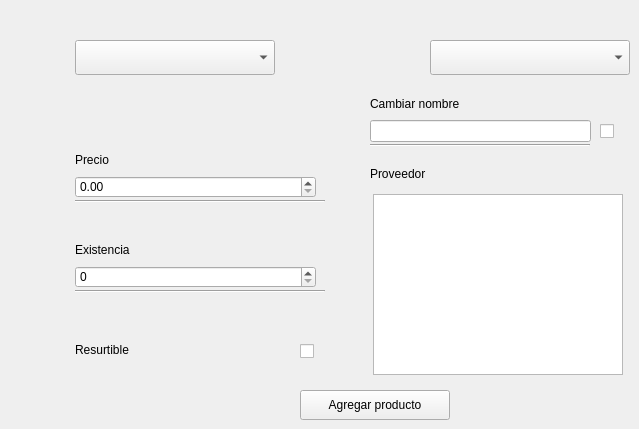
                      <widget class="QWidget" name="page_productos_editar">
                       <widget class="QLabel" name="label_35">
                        <property name="geometry">
                         <rect>
                          <x>75</x>
                          <y>150</y>
                          <width>150</width>
                          <height>20</height>
                         </rect>
                        </property>
                        <property name="text">
                         <string>Precio</string>
                        </property>
                       </widget>
                       <widget class="QLabel" name="label_36">
                        <property name="geometry">
                         <rect>
                          <x>370</x>
                          <y>164</y>
                          <width>150</width>
                          <height>20</height>
                         </rect>
                        </property>
                        <property name="text">
                         <string>Proveedor</string>
                        </property>
                       </widget>
                       <widget class="QCheckBox" name="productos_editar_check_nuevo_nombre">
                        <property name="geometry">
                         <rect>
                          <x>600</x>
                          <y>120</y>
                          <width>23</width>
                          <height>23</height>
                         </rect>
                        </property>
                        <property name="text">
                         <string/>
                        </property>
                       </widget>
                       <widget class="QComboBox" name="productos_editar_categoria">
                        <property name="geometry">
                         <rect>
                          <x>75</x>
                          <y>40</y>
                          <width>200</width>
                          <height>35</height>
                         </rect>
                        </property>
                        <property name="cursor">
                         <cursorShape>PointingHandCursor</cursorShape>
                        </property>
                       </widget>
                       <widget class="QComboBox" name="productos_editar_nombre">
                        <property name="geometry">
                         <rect>
                          <x>430</x>
                          <y>40</y>
                          <width>200</width>
                          <height>35</height>
                         </rect>
                        </property>
                       </widget>
                       <widget class="Line" name="line_52">
                        <property name="geometry">
                         <rect>
                          <x>75</x>
                          <y>290</y>
                          <width>250</width>
                          <height>2</height>
                         </rect>
                        </property>
                        <property name="orientation">
                         <enum>Qt::Horizontal</enum>
                        </property>
                       </widget>
                       <widget class="QLineEdit" name="productos_editar_nuevo_nombre">
                        <property name="geometry">
                         <rect>
                          <x>370</x>
                          <y>120</y>
                          <width>221</width>
                          <height>22</height>
                         </rect>
                        </property>
                        <property name="text">
                         <string/>
                        </property>
                       </widget>
                       <widget class="Line" name="line_53">
                        <property name="geometry">
                         <rect>
                          <x>75</x>
                          <y>200</y>
                          <width>250</width>
                          <height>2</height>
                         </rect>
                        </property>
                        <property name="orientation">
                         <enum>Qt::Horizontal</enum>
                        </property>
                       </widget>
                       <widget class="QLabel" name="label_38">
                        <property name="geometry">
                         <rect>
                          <x>75</x>
                          <y>240</y>
                          <width>150</width>
                          <height>20</height>
                         </rect>
                        </property>
                        <property name="text">
                         <string>Existencia</string>
                        </property>
                       </widget>
                       <widget class="QLabel" name="label_39">
                        <property name="geometry">
                         <rect>
                          <x>370</x>
                          <y>94</y>
                          <width>251</width>
                          <height>20</height>
                         </rect>
                        </property>
                        <property name="text">
                         <string>Cambiar nombre</string>
                        </property>
                       </widget>
                       <widget class="QCheckBox" name="productos_editar_resurtible">
                        <property name="geometry">
                         <rect>
                          <x>300</x>
                          <y>340</y>
                          <width>23</width>
                          <height>23</height>
                         </rect>
                        </property>
                        <property name="text">
                         <string/>
                        </property>
                       </widget>
                       <widget class="QDoubleSpinBox" name="productos_editar_precio">
                        <property name="geometry">
                         <rect>
                          <x>75</x>
                          <y>176</y>
                          <width>241</width>
                          <height>22</height>
                         </rect>
                        </property>
                       </widget>
                       <widget class="QSpinBox" name="productos_editar_existencia">
                        <property name="geometry">
                         <rect>
                          <x>75</x>
                          <y>266</y>
                          <width>241</width>
                          <height>22</height>
                         </rect>
                        </property>
                       </widget>
                       <widget class="Line" name="line_54">
                        <property name="geometry">
                         <rect>
                          <x>370</x>
                          <y>144</y>
                          <width>220</width>
                          <height>2</height>
                         </rect>
                        </property>
                        <property name="orientation">
                         <enum>Qt::Horizontal</enum>
                        </property>
                       </widget>
                       <widget class="QTextEdit" name="productos_editar_descripcion">
                        <property name="geometry">
                         <rect>
                          <x>373</x>
                          <y>194</y>
                          <width>250</width>
                          <height>181</height>
                         </rect>
                        </property>
                       </widget>
                       <widget class="QLabel" name="label_40">
                        <property name="geometry">
                         <rect>
                          <x>75</x>
                          <y>340</y>
                          <width>101</width>
                          <height>20</height>
                         </rect>
                        </property>
                        <property name="text">
                         <string>Resurtible</string>
                        </property>
                       </widget>
                       <widget class="QPushButton" name="productos_editar_guardar">
                        <property name="geometry">
                         <rect>
                          <x>300</x>
                          <y>390</y>
                          <width>150</width>
                          <height>30</height>
                         </rect>
                        </property>
                        <property name="cursor">
                         <cursorShape>PointingHandCursor</cursorShape>
                        </property>
                        <property name="text">
                         <string>Agregar producto</string>
                        </property>
                       </widget>
                      </widget>
